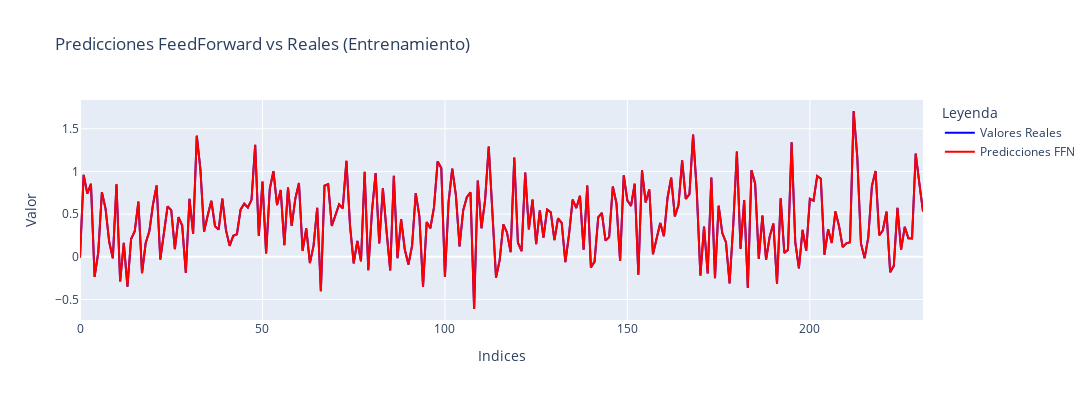
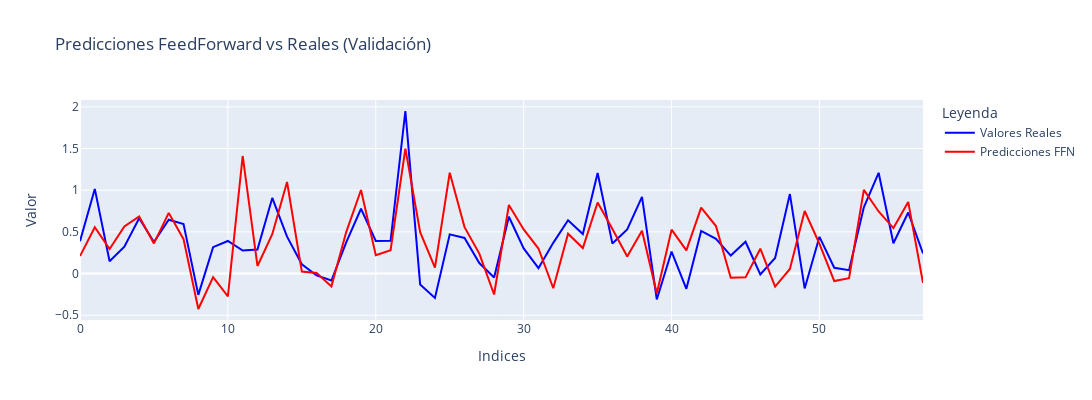

Notebook code cell kept with these figures, in order:
### Code cell
# Predicción y desnormalización
model.eval()
with torch.no_grad():
    y_pred_train = model(X_train).squeeze().cpu().numpy()
    y_pred_val = model(X_val).squeeze().cpu().numpy()

y_train_np = y_train.cpu().numpy()
y_val_np = y_val.cpu().numpy()
y_train_mo = dh.denormalize_value(scales, y_train_np, 'Mo_cumulative')
y_pred_train_mo = dh.denormalize_value(scales, y_pred_train, 'Mo_cumulative')
y_val_mo = dh.denormalize_value(scales, y_val_np, 'Mo_cumulative')
y_pred_val_mo = dh.denormalize_value(scales, y_pred_val, 'Mo_cumulative')

# Graficar resultados de entrenamiento
dh.plot_results(
    (y_train_mo, 'Valores Reales'),
    (y_pred_train_mo, 'Predicciones FFN'),
    title='Predicciones FeedForward vs Reales (Entrenamiento)',
    size=(1200, 400)
)

# Graficar resultados de validación
dh.plot_results(
    (y_val_mo, 'Valores Reales'),
    (y_pred_val_mo, 'Predicciones FFN'),
    title='Predicciones FeedForward vs Reales (Validación)',
    size=(1200, 400)
)

### Figure 1 — Plotly figure (JSON) as saved in the notebook; plotly's stock layout.template omitted (floating-point values rounded to 4 significant figures; data arrays with more than 128 entries replaced by an {"elided": "..."} marker saying what was removed)
{"data": [{"line": {"color": "blue"}, "mode": "lines", "name": "Valores Reales", "type": "scatter", "x": {"elided": "232 int values"}, "y": {"elided": "232 float values"}}, {"line": {"color": "red"}, "mode": "lines", "name": "Predicciones FFN", "type": "scatter", "x": {"elided": "232 int values"}, "y": {"elided": "232 float values"}}], "layout": {"height": 400, "legend": {"title": {"text": "Leyenda"}}, "showlegend": true, "title": {"text": "Predicciones FeedForward vs Reales (Entrenamiento)"}, "width": 1200, "xaxis": {"title": {"text": "Indices"}}, "yaxis": {"title": {"text": "Valor"}}}}

### Figure 2 — Plotly figure (JSON) as saved in the notebook; plotly's stock layout.template omitted (floating-point values rounded to 4 significant figures)
{"data": [{"line": {"color": "blue"}, "mode": "lines", "name": "Valores Reales", "type": "scatter", "x": [0, 1, 2, 3, 4, 5, 6, 7, 8, 9, 10, 11, 12, 13, 14, 15, 16, 17, 18, 19, 20, 21, 22, 23, 24, 25, 26, 27, 28, 29, 30, 31, 32, 33, 34, 35, 36, 37, 38, 39, 40, 41, 42, 43, 44, 45, 46, 47, 48, 49, 50, 51, 52, 53, 54, 55, 56, 57], "y": [0.3884, 1.016, 0.1472, 0.3233, 0.6631, 0.3795, 0.6459, 0.595, -0.2556, 0.3167, 0.3913, 0.2772, 0.2885, 0.9075, 0.4429, 0.111, -0.02264, -0.08305, 0.3736, 0.7778, 0.3908, 0.3938, 1.95, -0.13, -0.2916, 0.4703, 0.4272, 0.1262, -0.04646, 0.6815, 0.3014, 0.06431, 0.3689, 0.6403, 0.4742, 1.206, 0.3597, 0.5303, 0.9202, -0.3108, 0.2645, -0.1833, 0.5118, 0.416, 0.2161, 0.3812, -0.01132, 0.1877, 0.9535, -0.1783, 0.4408, 0.07009, 0.04022, 0.7956, 1.209, 0.3644, 0.7327, 0.242]}, {"line": {"color": "red"}, "mode": "lines", "name": "Predicciones FFN", "type": "scatter", "x": [0, 1, 2, 3, 4, 5, 6, 7, 8, 9, 10, 11, 12, 13, 14, 15, 16, 17, 18, 19, 20, 21, 22, 23, 24, 25, 26, 27, 28, 29, 30, 31, 32, 33, 34, 35, 36, 37, 38, 39, 40, 41, 42, 43, 44, 45, 46, 47, 48, 49, 50, 51, 52, 53, 54, 55, 56, 57], "y": [0.2095, 0.5559, 0.2948, 0.5653, 0.6845, 0.3619, 0.7282, 0.413, -0.425, -0.04196, -0.2741, 1.411, 0.09113, 0.4716, 1.099, 0.02369, 0.006158, -0.1535, 0.4974, 1.002, 0.2206, 0.2802, 1.5, 0.4962, 0.07033, 1.211, 0.5573, 0.2394, -0.251, 0.823, 0.53, 0.3006, -0.1758, 0.4778, 0.3061, 0.8531, 0.5336, 0.2045, 0.5145, -0.2401, 0.5271, 0.2777, 0.7907, 0.5697, -0.05054, -0.04545, 0.2987, -0.1569, 0.05534, 0.7506, 0.3569, -0.08944, -0.05534, 1.004, 0.7452, 0.5458, 0.8601, -0.1124]}], "layout": {"height": 400, "legend": {"title": {"text": "Leyenda"}}, "showlegend": true, "title": {"text": "Predicciones FeedForward vs Reales (Validación)"}, "width": 1200, "xaxis": {"title": {"text": "Indices"}}, "yaxis": {"title": {"text": "Valor"}}}}
